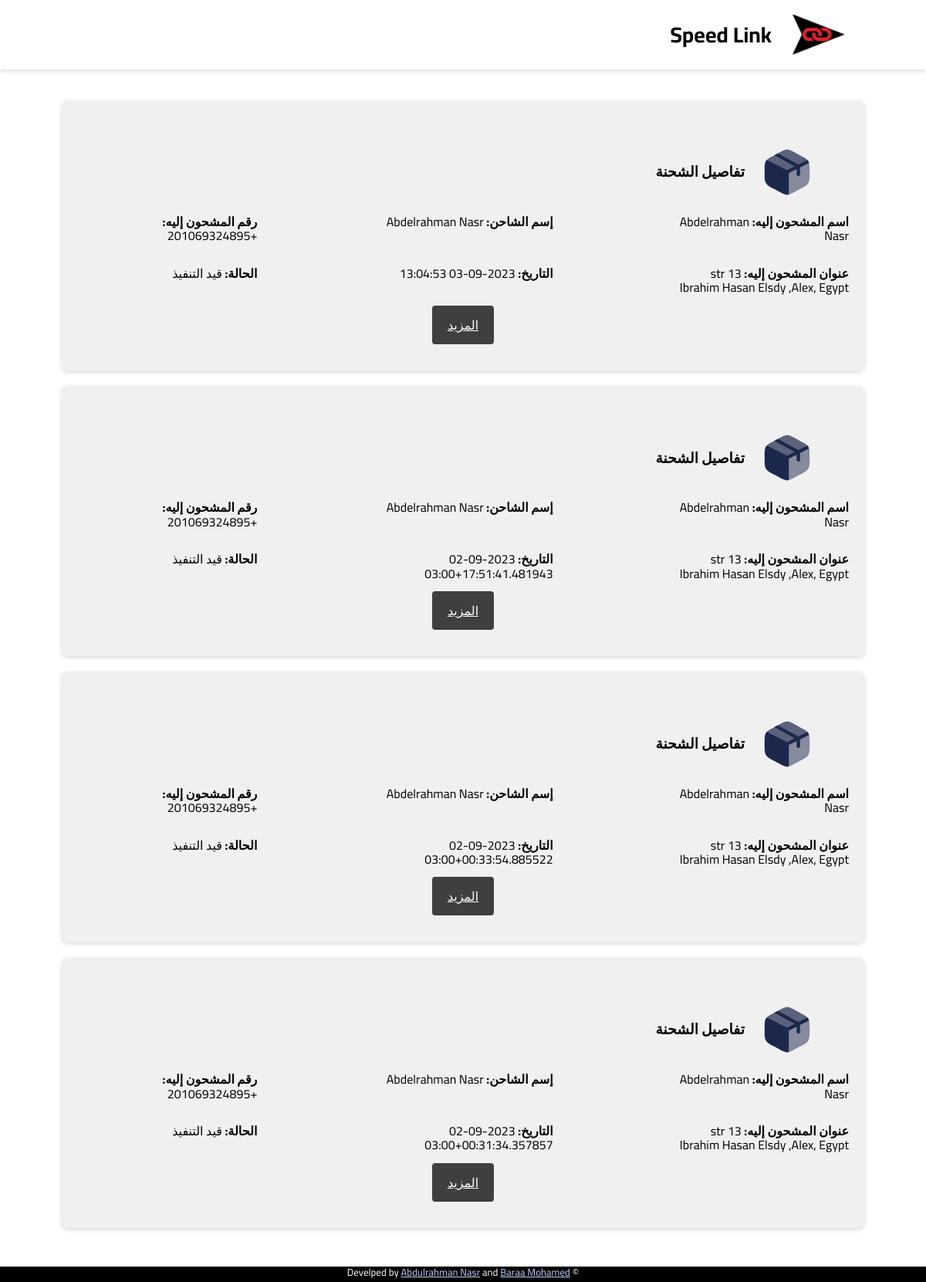
Screenshot of /viweshipping with the database file from the repository.
### app.py (models this page shows)
class Shipment(db.Model):
    id = db.Column(db.Integer, primary_key=True)
    barcode = db.Column(db.String(15))
    shipper_username = db.Column(db.Integer)
    status = db.Column(db.String(50))
    delivery_id = db.Column(db.Integer)
    shipper_name = db.Column(db.String(100))
    shipper_phone_1 = db.Column(db.String(11))
    shipper_phone_2 = db.Column(db.String(11))
    shipper_address = db.Column(db.String(200))
    shipper_city = db.Column(db.String(100))
    shipper_wallet_code = db.Column(db.String(15))
    shipper_note = db.Column(db.Text)
    recipient_name = db.Column(db.String(100))
    recipient_phone_1 = db.Column(db.String(15))
    recipient_phone_2 = db.Column(db.String(15))
    recipient_address = db.Column(db.String(200))
    recipient_city = db.Column(db.String(100))
    recipient_note = db.Column(db.Text)
    pprice = db.Column(db.Integer)
    dprice = db.Column(db.Integer)
    tprice = db.Column(db.Integer)
    shipment_status = db.Column(db.String(100))
    date = db.Column(db.String(23))
    delivery_date = db.Column(db.String(20))
    aws_code = db.Column(db.String(25))
    how = db.Column(db.String(25))

### app.py (the view)
@app.route('/viweshipping')
def viweshipping():
    s = Shipment.query.filter_by(status='New Add').all()
    s =s[::-1]
    return render_template('allshipments.html',allS=s)

### templates/allshipments.html (shortened to what this page needs)
<!DOCTYPE html>
<html lang="en">
<head>
    <link rel="stylesheet" href="{{ url_for('static',filename='css/style.css')}}" />
    <link rel="stylesheet" href="https://cdnjs.cloudflare.com/ajax/libs/normalize/8.0.1/normalize.min.css"
    />
</head>
<body dir="rtl">
    <header class="header">
        <div class="logo">
            <img src="{{ url_for('static',filename='images/logo.jpg')}}" alt="Speed Link Logo" />
            <h1 class="name">Speed Link</h1>
        </div>
    </header>
    <div class="container">
        <div class="grid-container">
            {% for item in allS%}
            <div class="card">
                <br />
                <div class="card-header">
                    <img src="{{ url_for('static',filename='images/box.svg')}}" alt="Image 1" />
                    <h3>تفاصيل الشحنة</h3>
                </div>
                <div class="card-content">
                    <p>
                        <strong>اسم المشحون إليه:</strong> {{ item.recipient_name }}
                    </p>
                    <p>
                        <strong>إسم الشاحن:</strong> {{ item.shipper_name }}
                    </p>
                    <p>
                        <strong>رقم المشحون إليه:</strong> {{ item.recipient_phone_1 }}
                    </p>
                    <p>
                        <strong>عنوان المشحون إليه:</strong> {{ item.recipient_address }}
                    </p>
                    <p>
                        <strong>التاريخ:</strong> {{ item.date }}
                    </p>
                    <p>
                        <strong>الحالة:</strong> قيد التنفيذ
                    </p>
                </div>
                <div class="card-footer">
                    <a href="/track/{{ item.barcode }}" class="btn">المزيد</a>
                </div>
            </div>
            {% endfor %}
        </div>
    </div>
    <center>
        <footer class="footer">
            <p>
                &copy; Develped by
                <a href="#">Abdulrahman Nasr</a> and
                <a href="#">Baraa Mohamed</a>
            </p>
        </footer>
    </center>
</body>
</html>

### static/css/style.css (style rules this page uses)
* { margin: 0; padding: 0; box-sizing: border-box; }
body { font-family: 'Cairo', sans-serif; background: rgb(189, 208, 251); }
.header { padding: 10px 80px; display: flex; align-items: center; justify-content: space-between; box-shadow: 0 2px 6px rgba(0, 0, 0, 0.15); }
.logo img { width: 80px; }
.header { background-color: #fff; }
.header-content, .logo { text-align: center; display: flex; align-items: center; justify-content: space-between; gap: 20px; margin: 0 20px; }
.name { font-size: 28px; font-weight: bold; }
.footer { position: fixed; bottom: 0; width: 100%; height: 20px; background: #000; }
.footer a { color: #bdd0fb; }
.footer p { font-size: 13px; color: #fff; }

### templates/allshipments.html (style rules this page uses)
body { margin: 0; padding: 0; }
center { padding: 30px 0 0; }
.container { min-height: 100vh; }
.grid-container { display: grid; grid-template-columns: repeat(2, minmax(200px, 400px)); gap: 20px; padding: 40px 80px; justify-content: center; align-content: center; width: 100%; }
.card { display: flex; flex-direction: column; align-items: center; background-color: #f0f0f0; border-radius: 8px; box-shadow: 0 2px 6px rgba(0, 0, 0, 0.15); padding: 20px; min-height: 250px; }
.btn { margin-top: 15px; padding: 10px 20px; background-color: #403f3f; color: #fff; border: none; border-radius: 4px; cursor: pointer; }
.grid-container { display: flex; flex-direction: column; gap: 20px; padding: 40px 80px; justify-content: center; align-content: center; width: 100%; }
.card { display: flex; flex-direction: column; align-items: center; background-color: #f0f0f0; border-radius: 8px; box-shadow: 0 2px 6px rgba(0, 0, 0, 0.15); padding: 20px 20px 50px 20px; min-height: 250px; }
.card-header { display: flex; align-items: center; justify-content: flex-start; width: 95%; padding: 20px; gap: 20px; }
.card img { width: 70px; flex: 0; }
.card-content { display: grid; grid-template-columns: 1fr 1fr 1fr; gap: 30px 150px; margin-bottom: 30px; }
body { background-color: #fff; }

### rows the page displays
Shipment: recipient_name "Abdelrahman Nasr", shipper_name "Abdelrahman Nasr", recipient_phone_1 "+201069324895", recipient_address "13 str Ibrahim Hasan Elsdy ,Alex, Egypt", date "2023-09-03 13:04:53"
Shipment: recipient_name "Abdelrahman Nasr", shipper_name "Abdelrahman Nasr", recipient_phone_1 "+201069324895", recipient_address "13 str Ibrahim Hasan Elsdy ,Alex, Egypt", date "2023-09-02 17:51:41.481943+03:00"
Shipment: recipient_name "Abdelrahman Nasr", shipper_name "Abdelrahman Nasr", recipient_phone_1 "+201069324895", recipient_address "13 str Ibrahim Hasan Elsdy ,Alex, Egypt", date "2023-09-02 00:33:54.885522+03:00"
Shipment: recipient_name "Abdelrahman Nasr", shipper_name "Abdelrahman Nasr", recipient_phone_1 "+201069324895", recipient_address "13 str Ibrahim Hasan Elsdy ,Alex, Egypt", date "2023-09-02 00:31:34.357857+03:00"
